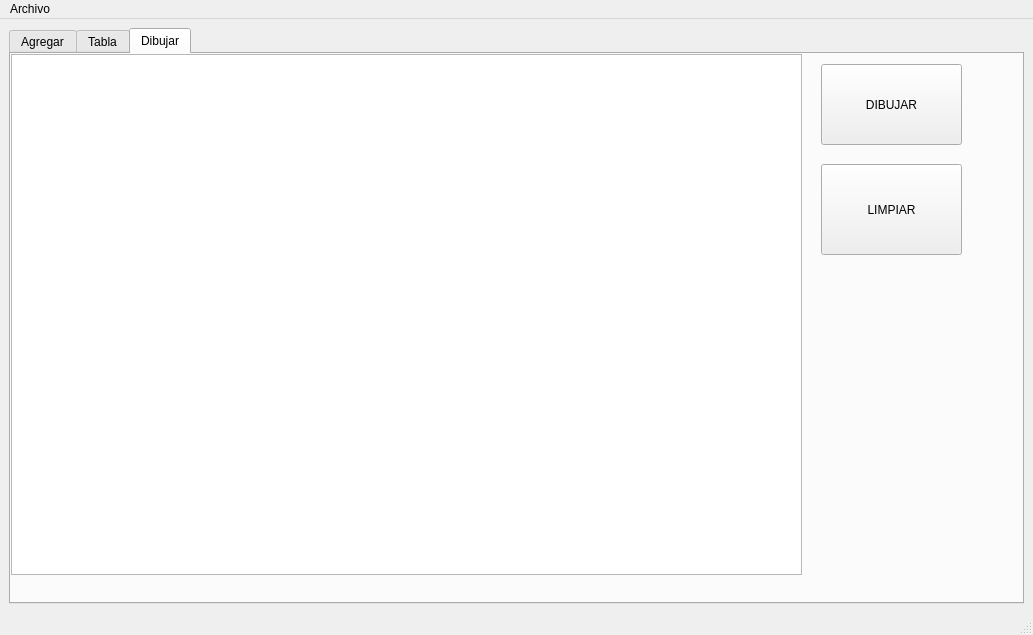
<?xml version="1.0" encoding="UTF-8"?>
<ui version="4.0">
 <class>MainWindow</class>
 <widget class="QMainWindow" name="MainWindow">
  <property name="geometry">
   <rect>
    <x>0</x>
    <y>0</y>
    <width>1033</width>
    <height>635</height>
   </rect>
  </property>
  <property name="windowTitle">
   <string>MainWindow</string>
  </property>
  <widget class="QWidget" name="centralwidget">
   <layout class="QGridLayout" name="gridLayout_3">
    <item row="0" column="0">
     <widget class="QTabWidget" name="tabWidget">
      <property name="currentIndex">
       <number>2</number>
      </property>
      <widget class="QWidget" name="tab">
       <attribute name="title">
        <string>Agregar</string>
       </attribute>
       <widget class="QGroupBox" name="groupBox">
        <property name="geometry">
         <rect>
          <x>30</x>
          <y>0</y>
          <width>176</width>
          <height>319</height>
         </rect>
        </property>
        <property name="title">
         <string>GroupBox</string>
        </property>
        <layout class="QGridLayout" name="gridLayout_2">
         <item row="9" column="2">
          <widget class="QPushButton" name="addEnd_pushButton">
           <property name="text">
            <string>Agregar Final</string>
           </property>
          </widget>
         </item>
         <item row="8" column="1" colspan="2">
          <widget class="QSpinBox" name="blue_spinBox">
           <property name="maximum">
            <number>255</number>
           </property>
          </widget>
         </item>
         <item row="3" column="0">
          <widget class="QLabel" name="label">
           <property name="text">
            <string>Destino X:</string>
           </property>
          </widget>
         </item>
         <item row="2" column="1" colspan="2">
          <widget class="QSpinBox" name="originY_spinBox">
           <property name="maximum">
            <number>500</number>
           </property>
          </widget>
         </item>
         <item row="10" column="0" colspan="3">
          <widget class="QPushButton" name="showListParticle_pushButton">
           <property name="text">
            <string>MOSTRAR</string>
           </property>
          </widget>
         </item>
         <item row="1" column="0">
          <widget class="QLabel" name="originX_label">
           <property name="text">
            <string>Origen X:</string>
           </property>
          </widget>
         </item>
         <item row="8" column="0">
          <widget class="QLabel" name="label_6">
           <property name="text">
            <string>Azul:</string>
           </property>
          </widget>
         </item>
         <item row="6" column="1" colspan="2">
          <widget class="QSpinBox" name="red_spinBox">
           <property name="maximum">
            <number>255</number>
           </property>
          </widget>
         </item>
         <item row="4" column="1" colspan="2">
          <widget class="QSpinBox" name="destY_spinBox">
           <property name="maximum">
            <number>500</number>
           </property>
          </widget>
         </item>
         <item row="3" column="1" colspan="2">
          <widget class="QSpinBox" name="destX_spinBox">
           <property name="maximum">
            <number>500</number>
           </property>
          </widget>
         </item>
         <item row="7" column="1" colspan="2">
          <widget class="QSpinBox" name="green_spinBox">
           <property name="maximum">
            <number>255</number>
           </property>
          </widget>
         </item>
         <item row="0" column="0">
          <widget class="QLabel" name="originX_label_2">
           <property name="text">
            <string>Id:</string>
           </property>
          </widget>
         </item>
         <item row="1" column="1" colspan="2">
          <widget class="QSpinBox" name="originX_spinBox">
           <property name="maximum">
            <number>500</number>
           </property>
          </widget>
         </item>
         <item row="9" column="0" colspan="2">
          <widget class="QPushButton" name="addToStart_pushButton">
           <property name="text">
            <string>Agregar Inicio</string>
           </property>
          </widget>
         </item>
         <item row="6" column="0">
          <widget class="QLabel" name="label_4">
           <property name="text">
            <string>Rojo:</string>
           </property>
          </widget>
         </item>
         <item row="4" column="0">
          <widget class="QLabel" name="label_2">
           <property name="text">
            <string>Destino Y:</string>
           </property>
          </widget>
         </item>
         <item row="5" column="0">
          <widget class="QLabel" name="label_3">
           <property name="text">
            <string>Velocidad:</string>
           </property>
          </widget>
         </item>
         <item row="2" column="0">
          <widget class="QLabel" name="originY_label">
           <property name="text">
            <string>Origen Y:</string>
           </property>
          </widget>
         </item>
         <item row="7" column="0">
          <widget class="QLabel" name="label_5">
           <property name="text">
            <string>Verde:</string>
           </property>
          </widget>
         </item>
         <item row="5" column="1" colspan="2">
          <widget class="QSpinBox" name="speed_spinBox">
           <property name="maximum">
            <number>99999</number>
           </property>
          </widget>
         </item>
         <item row="0" column="1" colspan="2">
          <widget class="QLineEdit" name="id_lineEdit"/>
         </item>
        </layout>
       </widget>
       <widget class="QPlainTextEdit" name="particle_PlainText">
        <property name="geometry">
         <rect>
          <x>280</x>
          <y>0</y>
          <width>271</width>
          <height>361</height>
         </rect>
        </property>
       </widget>
      </widget>
      <widget class="QWidget" name="Table">
       <attribute name="title">
        <string>Tabla</string>
       </attribute>
       <layout class="QGridLayout" name="gridLayout">
        <item row="0" column="0" colspan="3">
         <widget class="QTableWidget" name="particle_tableWidget"/>
        </item>
        <item row="1" column="0">
         <widget class="QLineEdit" name="search_lineEdit"/>
        </item>
        <item row="1" column="1">
         <widget class="QPushButton" name="search_pushButton">
          <property name="text">
           <string>Buscar</string>
          </property>
         </widget>
        </item>
        <item row="1" column="2">
         <widget class="QPushButton" name="show_pushButton">
          <property name="text">
           <string>Mostrar</string>
          </property>
         </widget>
        </item>
       </layout>
      </widget>
      <widget class="QWidget" name="tab_2">
       <attribute name="title">
        <string>Dibujar</string>
       </attribute>
       <widget class="QGraphicsView" name="graphicsView">
        <property name="geometry">
         <rect>
          <x>0</x>
          <y>0</y>
          <width>791</width>
          <height>521</height>
         </rect>
        </property>
       </widget>
       <widget class="QPushButton" name="draw_pushButton">
        <property name="geometry">
         <rect>
          <x>810</x>
          <y>10</y>
          <width>141</width>
          <height>81</height>
         </rect>
        </property>
        <property name="text">
         <string>DIBUJAR</string>
        </property>
       </widget>
       <widget class="QPushButton" name="clearDraw_pushButton">
        <property name="geometry">
         <rect>
          <x>810</x>
          <y>110</y>
          <width>141</width>
          <height>91</height>
         </rect>
        </property>
        <property name="text">
         <string>LIMPIAR</string>
        </property>
       </widget>
      </widget>
     </widget>
    </item>
   </layout>
  </widget>
  <widget class="QMenuBar" name="menubar">
   <property name="geometry">
    <rect>
     <x>0</x>
     <y>0</y>
     <width>1033</width>
     <height>21</height>
    </rect>
   </property>
   <widget class="QMenu" name="menuAbrir">
    <property name="title">
     <string>Archivo</string>
    </property>
    <addaction name="actionAbrir"/>
    <addaction name="actionGuardar"/>
   </widget>
   <addaction name="menuAbrir"/>
  </widget>
  <widget class="QStatusBar" name="statusbar"/>
  <action name="actionAbrir">
   <property name="text">
    <string>Abrir</string>
   </property>
   <property name="shortcut">
    <string>Ctrl+O</string>
   </property>
  </action>
  <action name="actionGuardar">
   <property name="text">
    <string>Guardar</string>
   </property>
   <property name="shortcut">
    <string>Ctrl+S</string>
   </property>
  </action>
 </widget>
 <resources/>
 <connections/>
</ui>
